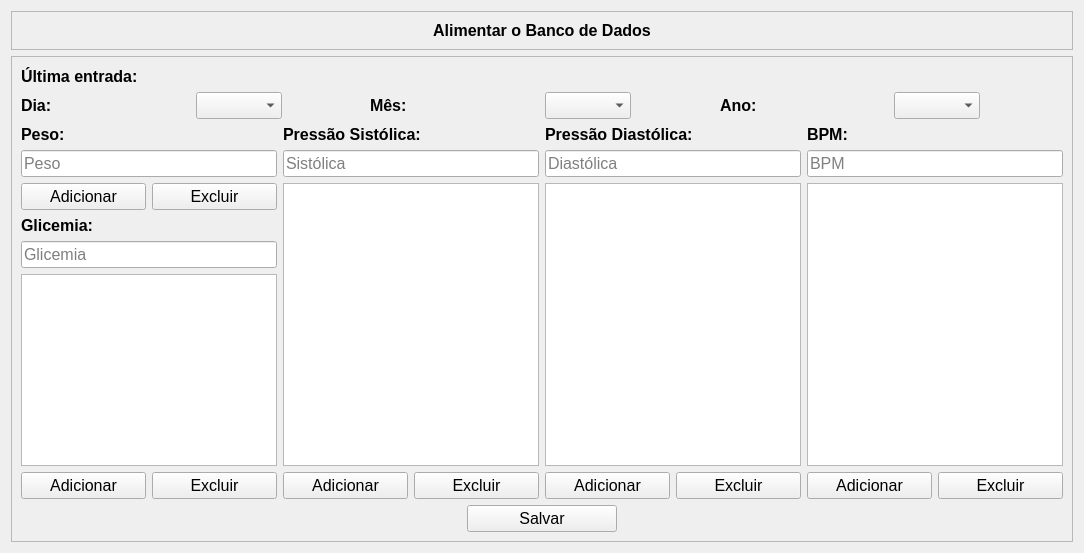
            <widget class="QWidget" name="pagina_alimentar_banco_dados">
             <layout class="QVBoxLayout" name="verticalLayout_14">
              <item>
               <widget class="QFrame" name="frame_18">
                <property name="frameShape">
                 <enum>QFrame::StyledPanel</enum>
                </property>
                <property name="frameShadow">
                 <enum>QFrame::Raised</enum>
                </property>
                <layout class="QVBoxLayout" name="verticalLayout_13">
                 <item alignment="Qt::AlignTop">
                  <widget class="QLabel" name="label_10">
                   <property name="font">
                    <font>
                     <family>Arial</family>
                     <pointsize>12</pointsize>
                     <weight>75</weight>
                     <bold>true</bold>
                     <stylestrategy>PreferDefault</stylestrategy>
                    </font>
                   </property>
                   <property name="text">
                    <string>Alimentar o Banco de Dados</string>
                   </property>
                   <property name="alignment">
                    <set>Qt::AlignCenter</set>
                   </property>
                  </widget>
                 </item>
                </layout>
               </widget>
              </item>
              <item>
               <widget class="QFrame" name="frame_alimentar_banco_dados">
                <property name="sizePolicy">
                 <sizepolicy hsizetype="Preferred" vsizetype="Expanding">
                  <horstretch>0</horstretch>
                  <verstretch>0</verstretch>
                 </sizepolicy>
                </property>
                <property name="frameShape">
                 <enum>QFrame::StyledPanel</enum>
                </property>
                <property name="frameShadow">
                 <enum>QFrame::Raised</enum>
                </property>
                <layout class="QVBoxLayout" name="verticalLayout_37">
                 <item>
                  <layout class="QVBoxLayout" name="verticalLayout_35">
                   <item>
                    <layout class="QHBoxLayout" name="horizontalLayout_9">
                     <item alignment="Qt::AlignLeft">
                      <widget class="QLabel" name="label_27">
                       <property name="font">
                        <font>
                         <family>Arial</family>
                         <pointsize>12</pointsize>
                         <weight>75</weight>
                         <bold>true</bold>
                         <underline>false</underline>
                        </font>
                       </property>
                       <property name="text">
                        <string>Última entrada:</string>
                       </property>
                      </widget>
                     </item>
                     <item>
                      <spacer name="horizontalSpacer_6">
                       <property name="orientation">
                        <enum>Qt::Horizontal</enum>
                       </property>
                       <property name="sizeType">
                        <enum>QSizePolicy::Preferred</enum>
                       </property>
                       <property name="sizeHint" stdset="0">
                        <size>
                         <width>45</width>
                         <height>20</height>
                        </size>
                       </property>
                      </spacer>
                     </item>
                     <item alignment="Qt::AlignLeft">
                      <widget class="QLabel" name="data_ultima_entrada_alimentar">
                       <property name="minimumSize">
                        <size>
                         <width>100</width>
                         <height>0</height>
                        </size>
                       </property>
                       <property name="font">
                        <font>
                         <family>Arial</family>
                         <pointsize>12</pointsize>
                         <weight>75</weight>
                         <bold>true</bold>
                        </font>
                       </property>
                       <property name="text">
                        <string/>
                       </property>
                      </widget>
                     </item>
                     <item>
                      <spacer name="horizontalSpacer">
                       <property name="orientation">
                        <enum>Qt::Horizontal</enum>
                       </property>
                       <property name="sizeType">
                        <enum>QSizePolicy::Expanding</enum>
                       </property>
                       <property name="sizeHint" stdset="0">
                        <size>
                         <width>40</width>
                         <height>20</height>
                        </size>
                       </property>
                      </spacer>
                     </item>
                    </layout>
                   </item>
                   <item>
                    <layout class="QHBoxLayout" name="horizontalLayout_8">
                     <item>
                      <widget class="QLabel" name="label_24">
                       <property name="font">
                        <font>
                         <family>Arial</family>
                         <pointsize>12</pointsize>
                         <weight>75</weight>
                         <bold>true</bold>
                        </font>
                       </property>
                       <property name="text">
                        <string>Dia:</string>
                       </property>
                      </widget>
                     </item>
                     <item alignment="Qt::AlignLeft">
                      <widget class="QComboBox" name="dias_alimentar">
                       <property name="font">
                        <font>
                         <family>Arial</family>
                         <pointsize>12</pointsize>
                        </font>
                       </property>
                      </widget>
                     </item>
                     <item>
                      <widget class="QLabel" name="label_25">
                       <property name="font">
                        <font>
                         <family>Arial</family>
                         <pointsize>12</pointsize>
                         <weight>75</weight>
                         <bold>true</bold>
                        </font>
                       </property>
                       <property name="text">
                        <string>Mês:</string>
                       </property>
                      </widget>
                     </item>
                     <item alignment="Qt::AlignLeft">
                      <widget class="QComboBox" name="meses_alimentar">
                       <property name="font">
                        <font>
                         <family>Arial</family>
                         <pointsize>12</pointsize>
                        </font>
                       </property>
                      </widget>
                     </item>
                     <item>
                      <widget class="QLabel" name="label_26">
                       <property name="font">
                        <font>
                         <family>Arial</family>
                         <pointsize>12</pointsize>
                         <weight>75</weight>
                         <bold>true</bold>
                        </font>
                       </property>
                       <property name="text">
                        <string>Ano:</string>
                       </property>
                      </widget>
                     </item>
                     <item alignment="Qt::AlignLeft">
                      <widget class="QComboBox" name="anos_alimentar">
                       <property name="font">
                        <font>
                         <family>Arial</family>
                         <pointsize>12</pointsize>
                        </font>
                       </property>
                      </widget>
                     </item>
                    </layout>
                   </item>
                  </layout>
                 </item>
                 <item>
                  <layout class="QHBoxLayout" name="horizontalLayout_14">
                   <item>
                    <layout class="QVBoxLayout" name="verticalLayout_36">
                     <item>
                      <widget class="QLabel" name="label_3">
                       <property name="font">
                        <font>
                         <family>Arial</family>
                         <pointsize>12</pointsize>
                         <weight>75</weight>
                         <bold>true</bold>
                        </font>
                       </property>
                       <property name="text">
                        <string>Peso:</string>
                       </property>
                      </widget>
                     </item>
                     <item>
                      <layout class="QVBoxLayout" name="verticalLayout_3">
                       <item>
                        <widget class="QLineEdit" name="adicionar_peso">
                         <property name="font">
                          <font>
                           <family>Arial</family>
                           <pointsize>12</pointsize>
                          </font>
                         </property>
                         <property name="maxLength">
                          <number>3</number>
                         </property>
                         <property name="placeholderText">
                          <string>Peso</string>
                         </property>
                        </widget>
                       </item>
                       <item>
                        <layout class="QHBoxLayout" name="horizontalLayout_7">
                         <item>
                          <widget class="QPushButton" name="botao_adicionar_peso">
                           <property name="font">
                            <font>
                             <family>Arial</family>
                             <pointsize>12</pointsize>
                             <weight>50</weight>
                             <bold>false</bold>
                            </font>
                           </property>
                           <property name="cursor">
                            <cursorShape>PointingHandCursor</cursorShape>
                           </property>
                           <property name="text">
                            <string>Adicionar</string>
                           </property>
                           <property name="icon">
                            <iconset resource="recursos_2.qrc">
                             <normaloff>:/icones/icones/png/enviar_png.png</normaloff>:/icones/icones/png/enviar_png.png</iconset>
                           </property>
                          </widget>
                         </item>
                         <item>
                          <widget class="QPushButton" name="botao_excluir_peso">
                           <property name="font">
                            <font>
                             <family>Arial</family>
                             <pointsize>12</pointsize>
                             <weight>50</weight>
                             <bold>false</bold>
                            </font>
                           </property>
                           <property name="cursor">
                            <cursorShape>PointingHandCursor</cursorShape>
                           </property>
                           <property name="text">
                            <string>Excluir</string>
                           </property>
                           <property name="icon">
                            <iconset resource="recursos_2.qrc">
                             <normaloff>:/icones/icones/png/excluir_png.png</normaloff>:/icones/icones/png/excluir_png.png</iconset>
                           </property>
                          </widget>
                         </item>
                        </layout>
                       </item>
                      </layout>
                     </item>
                     <item>
                      <widget class="QLabel" name="label_8">
                       <property name="font">
                        <font>
                         <family>Arial</family>
                         <pointsize>12</pointsize>
                         <weight>75</weight>
                         <bold>true</bold>
                        </font>
                       </property>
                       <property name="text">
                        <string>Glicemia:</string>
                       </property>
                      </widget>
                     </item>
                     <item>
                      <widget class="QLineEdit" name="adicionar_glicemia">
                       <property name="font">
                        <font>
                         <family>Arial</family>
                         <pointsize>12</pointsize>
                        </font>
                       </property>
                       <property name="maxLength">
                        <number>3</number>
                       </property>
                       <property name="placeholderText">
                        <string>Glicemia</string>
                       </property>
                      </widget>
                     </item>
                     <item>
                      <widget class="QListWidget" name="lista_valores_glicemia">
                       <property name="font">
                        <font>
                         <family>Arial</family>
                         <pointsize>16</pointsize>
                         <weight>75</weight>
                         <bold>true</bold>
                        </font>
                       </property>
                      </widget>
                     </item>
                     <item>
                      <layout class="QHBoxLayout" name="horizontalLayout_10">
                       <item>
                        <widget class="QPushButton" name="botao_adicionar_glicemia">
                         <property name="font">
                          <font>
                           <family>Arial</family>
                           <pointsize>12</pointsize>
                           <weight>50</weight>
                           <bold>false</bold>
                          </font>
                         </property>
                         <property name="cursor">
                          <cursorShape>PointingHandCursor</cursorShape>
                         </property>
                         <property name="text">
                          <string>Adicionar</string>
                         </property>
                         <property name="icon">
                          <iconset resource="recursos_2.qrc">
                           <normaloff>:/icones/icones/png/enviar_png.png</normaloff>:/icones/icones/png/enviar_png.png</iconset>
                         </property>
                        </widget>
                       </item>
                       <item>
                        <widget class="QPushButton" name="botao_excluir_glicemia">
                         <property name="font">
                          <font>
                           <family>Arial</family>
                           <pointsize>12</pointsize>
                           <weight>50</weight>
                           <bold>false</bold>
                          </font>
                         </property>
                         <property name="cursor">
                          <cursorShape>PointingHandCursor</cursorShape>
                         </property>
                         <property name="text">
                          <string>Excluir</string>
                         </property>
                         <property name="icon">
                          <iconset resource="recursos_2.qrc">
                           <normaloff>:/icones/icones/png/excluir_png.png</normaloff>:/icones/icones/png/excluir_png.png</iconset>
                         </property>
                        </widget>
                       </item>
                      </layout>
                     </item>
                    </layout>
                   </item>
                   <item>
                    <layout class="QVBoxLayout" name="verticalLayout_9">
                     <item>
                      <widget class="QLabel" name="label_9">
                       <property name="font">
                        <font>
                         <family>Arial</family>
                         <pointsize>12</pointsize>
                         <weight>75</weight>
                         <bold>true</bold>
                        </font>
                       </property>
                       <property name="text">
                        <string>Pressão Sistólica:</string>
                       </property>
                      </widget>
                     </item>
                     <item>
                      <widget class="QLineEdit" name="adicionar_sistolica">
                       <property name="font">
                        <font>
                         <family>Arial</family>
                         <pointsize>12</pointsize>
                        </font>
                       </property>
                       <property name="maxLength">
                        <number>3</number>
                       </property>
                       <property name="placeholderText">
                        <string>Sistólica</string>
                       </property>
                      </widget>
                     </item>
                     <item>
                      <widget class="QListWidget" name="lista_valores_sistolica">
                       <property name="font">
                        <font>
                         <family>Arial</family>
                         <pointsize>16</pointsize>
                         <weight>75</weight>
                         <bold>true</bold>
                        </font>
                       </property>
                      </widget>
                     </item>
                     <item>
                      <layout class="QHBoxLayout" name="horizontalLayout_11">
                       <item>
                        <widget class="QPushButton" name="botao_adicionar_sistolica">
                         <property name="font">
                          <font>
                           <family>Arial</family>
                           <pointsize>12</pointsize>
                           <weight>50</weight>
                           <bold>false</bold>
                          </font>
                         </property>
                         <property name="cursor">
                          <cursorShape>PointingHandCursor</cursorShape>
                         </property>
                         <property name="text">
                          <string>Adicionar</string>
                         </property>
                         <property name="icon">
                          <iconset resource="recursos_2.qrc">
                           <normaloff>:/icones/icones/png/enviar_png.png</normaloff>:/icones/icones/png/enviar_png.png</iconset>
                         </property>
                        </widget>
                       </item>
                       <item>
                        <widget class="QPushButton" name="botao_excluir_sistolica">
                         <property name="font">
                          <font>
                           <family>Arial</family>
                           <pointsize>12</pointsize>
                           <weight>50</weight>
                           <bold>false</bold>
                          </font>
                         </property>
                         <property name="cursor">
                          <cursorShape>PointingHandCursor</cursorShape>
                         </property>
                         <property name="text">
                          <string>Excluir</string>
                         </property>
                         <property name="icon">
                          <iconset resource="recursos_2.qrc">
                           <normaloff>:/icones/icones/png/excluir_png.png</normaloff>:/icones/icones/png/excluir_png.png</iconset>
                         </property>
                        </widget>
                       </item>
                      </layout>
                     </item>
                    </layout>
                   </item>
                   <item>
                    <layout class="QVBoxLayout" name="verticalLayout_11">
                     <item>
                      <widget class="QLabel" name="label_22">
                       <property name="font">
                        <font>
                         <family>Arial</family>
                         <pointsize>12</pointsize>
                         <weight>75</weight>
                         <bold>true</bold>
                        </font>
                       </property>
                       <property name="text">
                        <string>Pressão Diastólica:</string>
                       </property>
                      </widget>
                     </item>
                     <item>
                      <widget class="QLineEdit" name="adicionar_diastolica">
                       <property name="font">
                        <font>
                         <family>Arial</family>
                         <pointsize>12</pointsize>
                        </font>
                       </property>
                       <property name="maxLength">
                        <number>3</number>
                       </property>
                       <property name="placeholderText">
                        <string>Diastólica</string>
                       </property>
                      </widget>
                     </item>
                     <item>
                      <widget class="QListWidget" name="lista_valores_diastolica">
                       <property name="font">
                        <font>
                         <family>Arial</family>
                         <pointsize>16</pointsize>
                         <weight>75</weight>
                         <bold>true</bold>
                        </font>
                       </property>
                      </widget>
                     </item>
                     <item>
                      <layout class="QHBoxLayout" name="horizontalLayout_12">
                       <item>
                        <widget class="QPushButton" name="botao_adicionar_diastolica">
                         <property name="font">
                          <font>
                           <family>Arial</family>
                           <pointsize>12</pointsize>
                           <weight>50</weight>
                           <bold>false</bold>
                          </font>
                         </property>
                         <property name="cursor">
                          <cursorShape>PointingHandCursor</cursorShape>
                         </property>
                         <property name="text">
                          <string>Adicionar</string>
                         </property>
                         <property name="icon">
                          <iconset resource="recursos_2.qrc">
                           <normaloff>:/icones/icones/png/enviar_png.png</normaloff>:/icones/icones/png/enviar_png.png</iconset>
                         </property>
                        </widget>
                       </item>
                       <item>
                        <widget class="QPushButton" name="botao_excluir_diastolica">
                         <property name="font">
                          <font>
                           <family>Arial</family>
                           <pointsize>12</pointsize>
                           <weight>50</weight>
                           <bold>false</bold>
                          </font>
                         </property>
                         <property name="cursor">
                          <cursorShape>PointingHandCursor</cursorShape>
                         </property>
                         <property name="text">
                          <string>Excluir</string>
                         </property>
                         <property name="icon">
                          <iconset resource="recursos_2.qrc">
                           <normaloff>:/icones/icones/png/excluir_png.png</normaloff>:/icones/icones/png/excluir_png.png</iconset>
                         </property>
                        </widget>
                       </item>
                      </layout>
                     </item>
                    </layout>
                   </item>
                   <item>
                    <layout class="QVBoxLayout" name="verticalLayout_12">
                     <item>
                      <widget class="QLabel" name="label_23">
                       <property name="font">
                        <font>
                         <family>Arial</family>
                         <pointsize>12</pointsize>
                         <weight>75</weight>
                         <bold>true</bold>
                        </font>
                       </property>
                       <property name="text">
                        <string>BPM:</string>
                       </property>
                      </widget>
                     </item>
                     <item>
                      <widget class="QLineEdit" name="adicionar_bpm">
                       <property name="font">
                        <font>
                         <family>Arial</family>
                         <pointsize>12</pointsize>
                        </font>
                       </property>
                       <property name="maxLength">
                        <number>3</number>
                       </property>
                       <property name="placeholderText">
                        <string>BPM</string>
                       </property>
                      </widget>
                     </item>
                     <item>
                      <widget class="QListWidget" name="lista_valores_bpm">
                       <property name="font">
                        <font>
                         <family>Arial</family>
                         <pointsize>16</pointsize>
                         <weight>75</weight>
                         <bold>true</bold>
                        </font>
                       </property>
                      </widget>
                     </item>
                     <item>
                      <layout class="QHBoxLayout" name="horizontalLayout_13">
                       <item>
                        <widget class="QPushButton" name="botao_adicionar_bpm">
                         <property name="font">
                          <font>
                           <family>Arial</family>
                           <pointsize>12</pointsize>
                           <weight>50</weight>
                           <bold>false</bold>
                          </font>
                         </property>
                         <property name="cursor">
                          <cursorShape>PointingHandCursor</cursorShape>
                         </property>
                         <property name="text">
                          <string>Adicionar</string>
                         </property>
                         <property name="icon">
                          <iconset resource="recursos_2.qrc">
                           <normaloff>:/icones/icones/png/enviar_png.png</normaloff>:/icones/icones/png/enviar_png.png</iconset>
                         </property>
                        </widget>
                       </item>
                       <item>
                        <widget class="QPushButton" name="botao_excluir_bpm">
                         <property name="font">
                          <font>
                           <family>Arial</family>
                           <pointsize>12</pointsize>
                           <weight>50</weight>
                           <bold>false</bold>
                          </font>
                         </property>
                         <property name="cursor">
                          <cursorShape>PointingHandCursor</cursorShape>
                         </property>
                         <property name="text">
                          <string>Excluir</string>
                         </property>
                         <property name="icon">
                          <iconset resource="recursos_2.qrc">
                           <normaloff>:/icones/icones/png/excluir_png.png</normaloff>:/icones/icones/png/excluir_png.png</iconset>
                         </property>
                        </widget>
                       </item>
                      </layout>
                     </item>
                    </layout>
                   </item>
                  </layout>
                 </item>
                 <item alignment="Qt::AlignHCenter">
                  <widget class="QPushButton" name="botao_salvar_banco_dados">
                   <property name="minimumSize">
                    <size>
                     <width>150</width>
                     <height>0</height>
                    </size>
                   </property>
                   <property name="maximumSize">
                    <size>
                     <width>150</width>
                     <height>16777215</height>
                    </size>
                   </property>
                   <property name="font">
                    <font>
                     <family>Arial</family>
                     <pointsize>12</pointsize>
                    </font>
                   </property>
                   <property name="cursor">
                    <cursorShape>PointingHandCursor</cursorShape>
                   </property>
                   <property name="text">
                    <string>Salvar</string>
                   </property>
                   <property name="icon">
                    <iconset resource="recursos_2.qrc">
                     <normaloff>:/icones/icones/png/salvar_png.png</normaloff>:/icones/icones/png/salvar_png.png</iconset>
                   </property>
                  </widget>
                 </item>
                </layout>
               </widget>
              </item>
             </layout>
            </widget>
